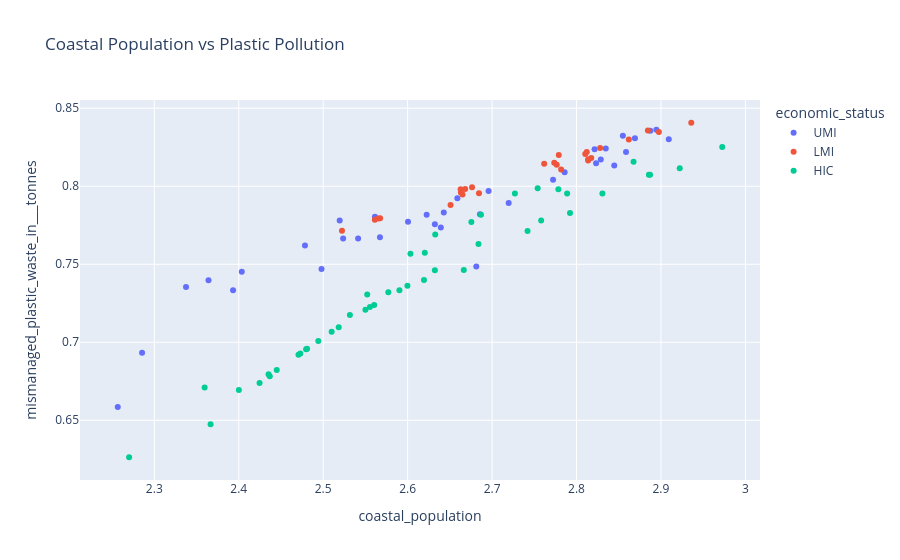

The cell this chart's notebook holds for it:
### Code cell
fig3 = px.scatter(
    df1,
    x="coastal_population",
    y="mismanaged_plastic_waste_in___tonnes",
     color="economic_status", 
     hover_name="country",
    title="Coastal Population vs Plastic Pollution"
 )

fig3.show()

### Figure 1 — Plotly figure (JSON) as saved in the notebook; plotly's stock layout.template omitted (floating-point values rounded to 4 significant figures)
{"data": [{"hovertemplate": "<b>%{hovertext}</b><br><br>economic_status=UMI<br>coastal_population=%{x}<br>mismanaged_plastic_waste_in___tonnes=%{y}<extra></extra>", "hovertext": ["algeria", "bosnia and herzegovina", "bulgaria", "colombia", "cook islands", "dominica", "dominican republic", "equatorial guinea", "french guiana", "gabon", "grenada", "guadeloupe", "iran", "jordan", "latvia", "libya", "lithuania", "malaysia", "montenegro", "montserrat", "namibia", "nauru", "palau", "panama", "peru", "reunion", "russia", "saint helena", "saint vincent and the grenadines", "seychelles", "south africa", "suriname", "thailand", "tunisia", "turkey", "tuvalu"], "legendgroup": "UMI", "marker": {"color": "#636efa", "symbol": "circle"}, "mode": "markers", "name": "UMI", "orientation": "v", "showlegend": true, "type": "scatter", "x": [2.869, 2.659, 2.696, 2.823, 2.393, 2.498, 2.829, 2.623, 2.567, 2.686, 2.524, 2.643, 2.835, 2.478, 2.72, 2.786, 2.639, 2.887, 2.6, 2.257, 2.561, 2.364, 2.404, 2.772, 2.859, 2.681, 2.845, 2.285, 2.541, 2.52, 2.855, 2.632, 2.895, 2.821, 2.909, 2.338], "xaxis": "x", "y": [0.8307, 0.7923, 0.797, 0.8147, 0.7333, 0.747, 0.8172, 0.7818, 0.7673, 0.782, 0.7665, 0.7831, 0.8242, 0.7621, 0.7893, 0.8089, 0.7736, 0.8355, 0.7773, 0.6585, 0.7805, 0.7397, 0.7452, 0.8041, 0.822, 0.7486, 0.8134, 0.6932, 0.7665, 0.778, 0.8323, 0.7756, 0.8362, 0.8237, 0.8301, 0.7355], "yaxis": "y"}, {"hovertemplate": "<b>%{hovertext}</b><br><br>economic_status=LMI<br>coastal_population=%{x}<br>mismanaged_plastic_waste_in___tonnes=%{y}<extra></extra>", "hovertext": ["angola", "cape verde", "congo rep of", "cote d'ivoire", "djibouti", "east timor", "ecuador", "egypt", "el salvador", "honduras", "iraq", "kiribati", "micronesia", "nicaragua", "nigeria", "pakistan", "papua new guinea", "samoa", "sao tome and principe", "senegal", "solomon islands", "sudan", "syria", "ukraine", "vietnam", "yemen"], "legendgroup": "LMI", "marker": {"color": "#EF553B", "symbol": "circle"}, "mode": "markers", "name": "LMI", "orientation": "v", "showlegend": true, "type": "scatter", "x": [2.782, 2.651, 2.684, 2.812, 2.663, 2.668, 2.814, 2.885, 2.814, 2.774, 2.665, 2.522, 2.561, 2.777, 2.898, 2.862, 2.762, 2.567, 2.565, 2.828, 2.663, 2.676, 2.779, 2.817, 2.936, 2.81], "xaxis": "x", "y": [0.8107, 0.788, 0.7956, 0.822, 0.796, 0.7982, 0.8164, 0.8358, 0.8172, 0.8151, 0.7947, 0.7715, 0.7785, 0.8138, 0.8347, 0.83, 0.8145, 0.7795, 0.7794, 0.8244, 0.798, 0.7994, 0.82, 0.818, 0.8407, 0.8207], "yaxis": "y"}, {"hovertemplate": "<b>%{hovertext}</b><br><br>economic_status=HIC<br>coastal_population=%{x}<br>mismanaged_plastic_waste_in___tonnes=%{y}<extra></extra>", "hovertext": ["anguilla", "aruba", "bahamas", "bahrain", "bermuda", "british virgin islands", "cayman islands", "channel islands", "croatia", "curacao", "cyprus", "dhekelia", "estonia", "faroe islands", "french polynesia", "gibraltar", "greenland", "guam", "guernsey", "isle of man", "jersey", "malta", "martinique", "monaco", "netherlands antilles", "new caledonia", "northern mariana islands", "oman", "portugal", "puerto rico", "qatar", "saint maarten, dwi", "saint pierre", "saudi arabia", "singapore", "slovenia", "spain", "taiwan", "turks and caicos islands", "united arab emirates", "united kingdom", "united states", "uruguay", "usvi", "venezuela"], "legendgroup": "HIC", "marker": {"color": "#00cc96", "symbol": "circle"}, "mode": "markers", "name": "HIC", "orientation": "v", "showlegend": true, "type": "scatter", "x": [2.36, 2.552, 2.62, 2.675, 2.494, 2.425, 2.473, 2.56, 2.727, 2.555, 2.684, 2.367, 2.687, 2.471, 2.603, 2.435, 2.481, 2.577, 2.48, 2.51, 2.518, 2.633, 2.632, 2.437, 2.59, 2.6, 2.532, 2.758, 2.831, 2.789, 2.666, 2.445, 2.27, 2.778, 2.792, 2.619, 2.887, 2.886, 2.4, 2.742, 2.922, 2.973, 2.754, 2.55, 2.868], "xaxis": "x", "y": [0.671, 0.7307, 0.7573, 0.7772, 0.7009, 0.6738, 0.6928, 0.7239, 0.7954, 0.7227, 0.7629, 0.6475, 0.7818, 0.692, 0.7567, 0.6796, 0.6959, 0.732, 0.6955, 0.7067, 0.7096, 0.7691, 0.7461, 0.6782, 0.7333, 0.7362, 0.7174, 0.7781, 0.7953, 0.7954, 0.7464, 0.6822, 0.6263, 0.7981, 0.7829, 0.7398, 0.8074, 0.8073, 0.6693, 0.7714, 0.8115, 0.8251, 0.7987, 0.7209, 0.8158], "yaxis": "y"}], "layout": {"legend": {"title": {"text": "economic_status"}, "tracegroupgap": 0}, "title": {"text": "Coastal Population vs Plastic Pollution"}, "xaxis": {"anchor": "y", "domain": [0, 1], "title": {"text": "coastal_population"}}, "yaxis": {"anchor": "x", "domain": [0, 1], "title": {"text": "mismanaged_plastic_waste_in___tonnes"}}}}
